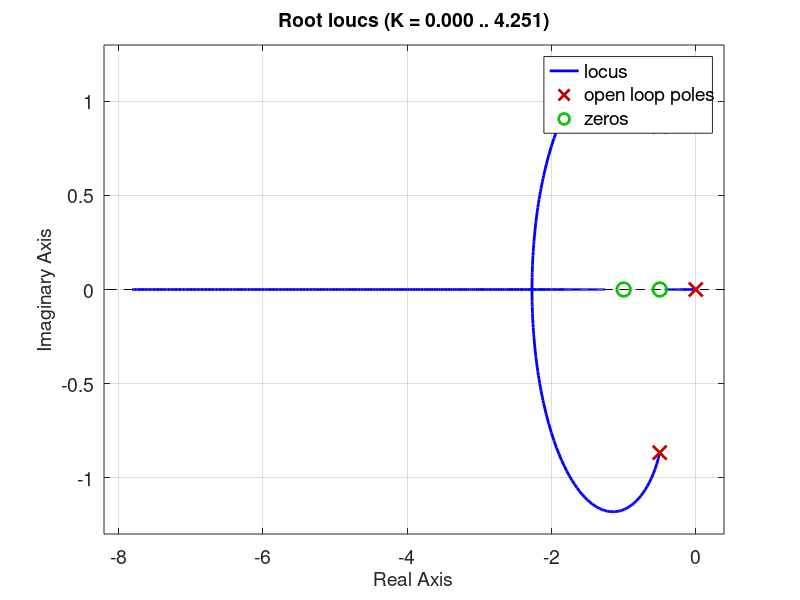
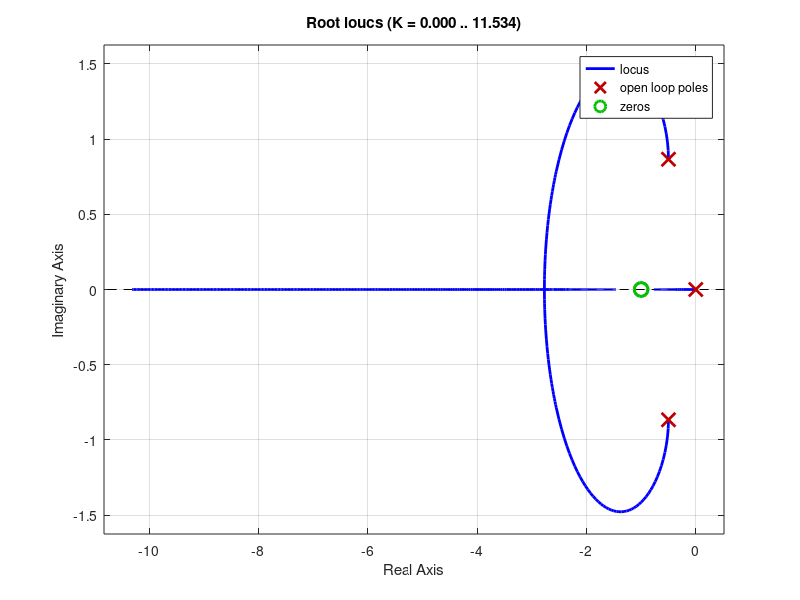

The MATLAB source for these figures, in order:
%% Root locus example motor driving shaft

s = tf('s');
G = (s+1)/(s*(s^2+s+1))
F = (2*s+1)

figure(1)
clf
rlocus(G*F)

fh = findall(0,'Type','Figure');
set( findall(fh, '-property', 'fontsize'), 'fontsize', 14)
print('shaft-rlocus.pdf', '-dpdf')

F = (s+1)

figure(2)
clf
rlocus(G*F)
